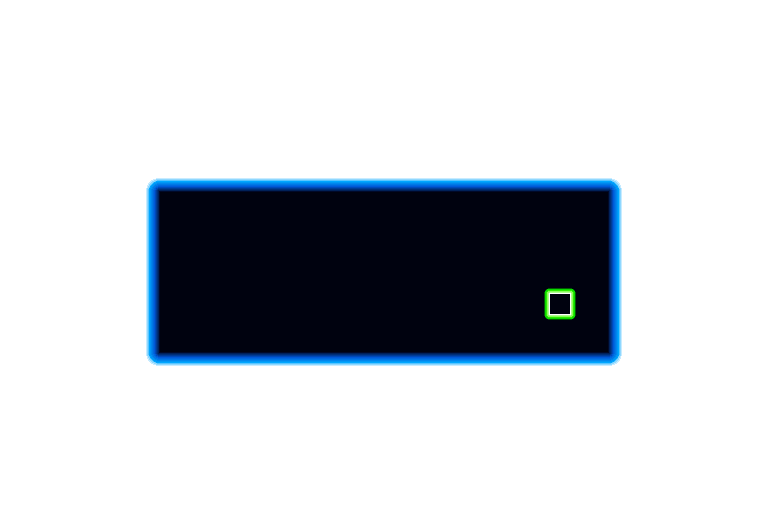

This game map was drawn from its Tiled (.tmx) file and the tilesets committed beside it. A one-line description and the trimmed map source follow:
An orthogonal 24x16 tile map with 32x32 px tiles, 1 tile layer (Tiles), 2 tilesets and 8 objects (4x WaveTail, Wall, Goal, Particle, Wave).

<map version="1.0" orientation="orthogonal" width="24" height="16" tilewidth="32" tileheight="32">
 <properties>
  <property name="nextLevel" value="tutorial2" />
  <property name="title" value="Hello World" />
 </properties>
 <tileset firstgid="1" name="Basic" tilewidth="32" tileheight="32">
  <image source="../img/tiles.png" width="256" height="128" />
 </tileset>
 <tileset firstgid="33" name="Light" tilewidth="32" tileheight="32">
  <image source="../img/tiles_blue.png" width="512" height="256" />
 </tileset>
 <layer name="Tiles" width="24" height="16">
  <data>[384 cells, 384 non-empty, 11 distinct tile ids]</data>
 </layer>
 <objectgroup name="Walls" width="24" height="16">
  <object name="Wall" x="0" y="512">
   <polygon points="128,-128 640,-128 640,-352 128,-352 128,-160 160,-160 160,-320 608,-320 608,-160 128,-160" />
  </object>
 </objectgroup>
 <objectgroup name="Objects" width="24" height="16">
  <object name="Goal" x="544" y="288" width="32" height="32" />
  <object name="Particle" x="192" y="288" width="32" height="32" />
  <object name="Wave" x="416" y="224" width="32" height="32" />
  <object name="t0" type="WaveTail" x="384" y="224" width="32" height="32">
   <properties>
    <property name="" value="" />
   </properties>
  </object>
  <object name="t1" type="WaveTail" x="352" y="224" width="32" height="32" />
  <object name="t2" type="WaveTail" x="320" y="224" width="32" height="32" />
  <object name="t3" type="WaveTail" x="288" y="224" width="32" height="32" />
 </objectgroup>
</map>
